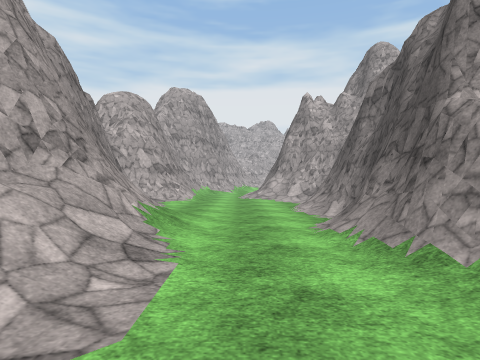
View 1 (above)

18 first-person views from a walk through a scene from a Unity 3-D project. The camera is 1.3 m above the floor, looks level and sees 75° across. The floor is counted in squares, 2 m on a side. Each view is taken from the middle of a square. On the plan, view 1 faces up. The plan holds only what a view shows up to about 10 squares ahead; the rest is blank. The place goes on beyond the plan. The player character is not drawn. Surface patterns are stand-ins for the level's own textures.

View 2
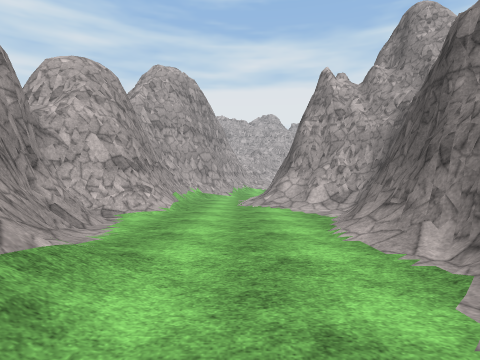

View 3
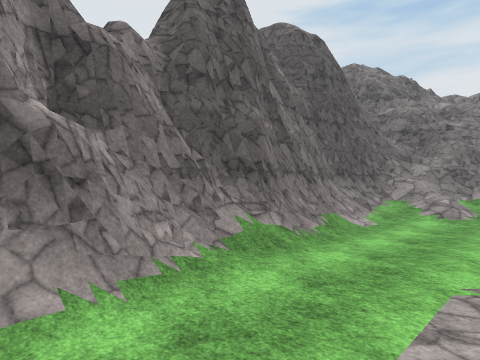

View 4
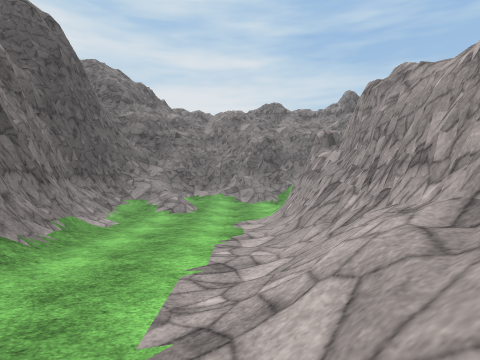

View 5
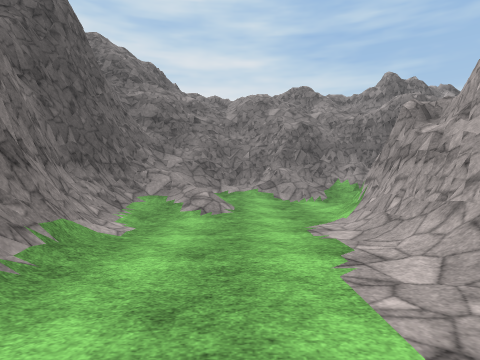

View 6
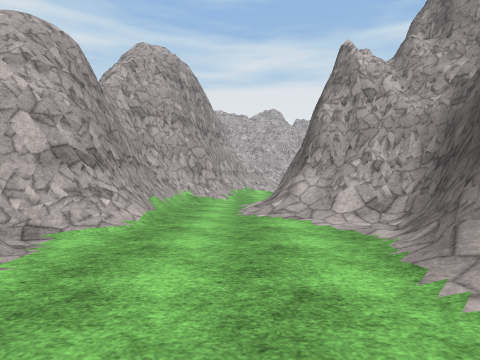

View 7
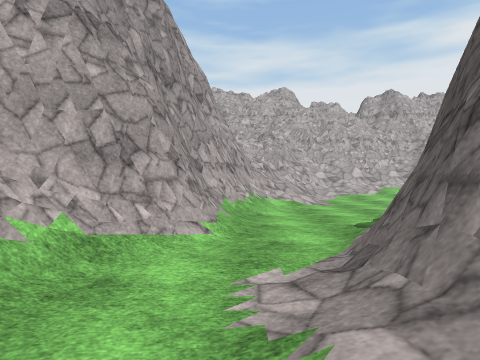

View 8
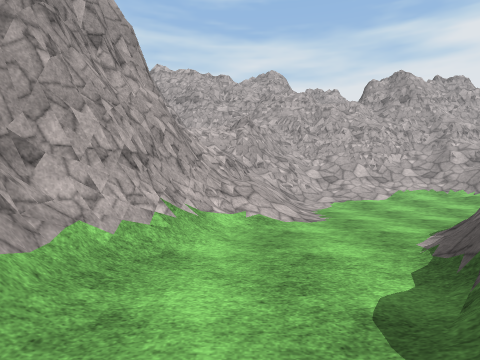

View 9
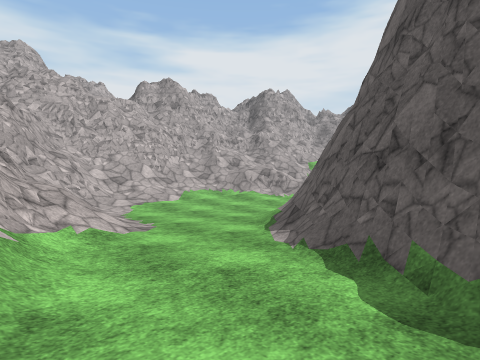

View 10
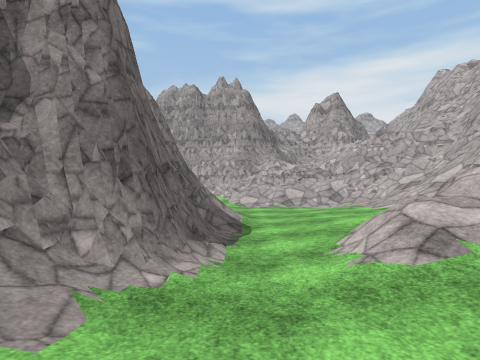

View 11
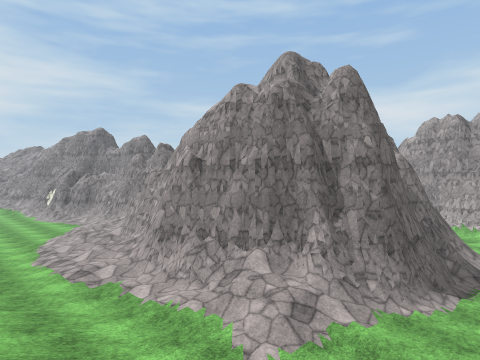

View 12
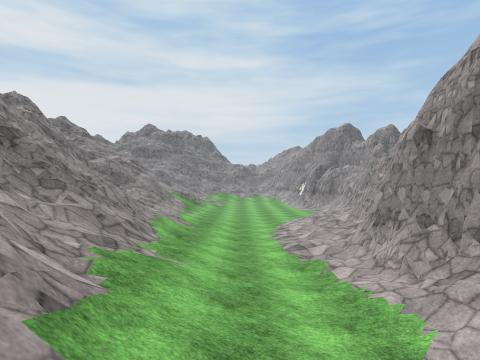

View 13
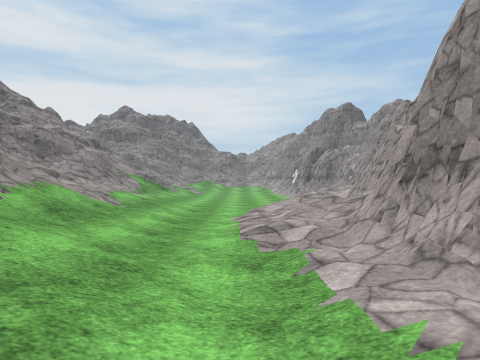

View 14
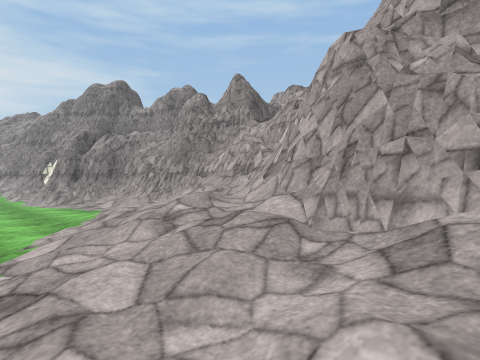

View 15
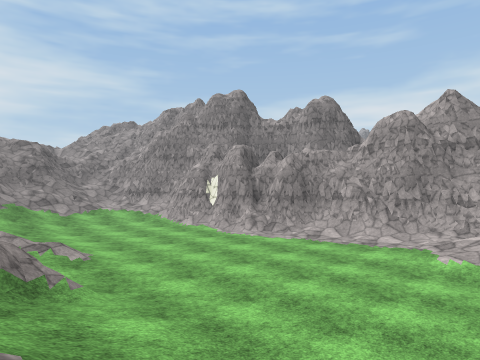

View 16
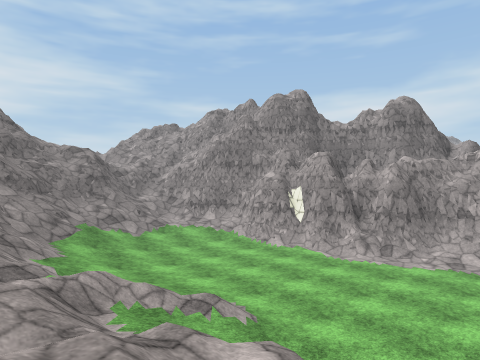

View 17
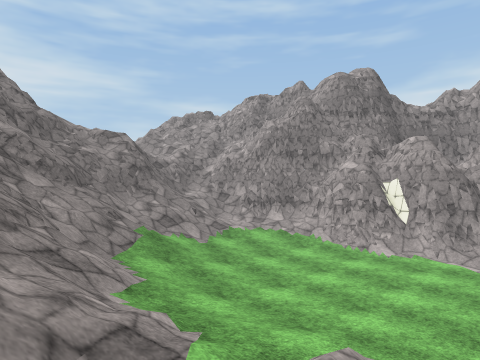

View 18
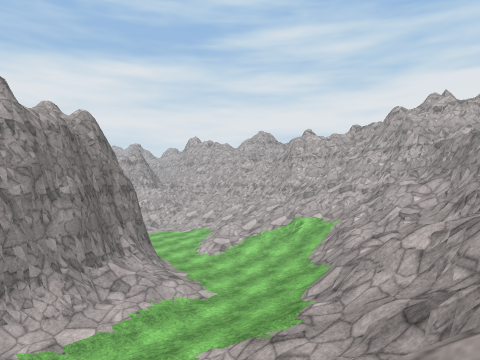

### Floor plan
Key: @ floor where view 1 was taken; # wall or solid block; . main floor; : floor 0.25 m higher than the main floor; + floor 0.5 m higher than the main floor; * floor 0.75 m higher than the main floor; % floor 1 m higher than the main floor; & floor 3.75 m higher than the main floor; $ floor 5.25 m higher than the main floor; / step, stairs or slope; = window, fence, low wall or low ledge; v drop or lower ground.
Columns run from 6 left of view 1 to 21 right of it. Each row starts with its distance up from view 1.
 25         ###
 24        ##//////      #
 23       ##=//////     /###
 22        =/::++/     ////#
 21       #=/..::+/// /////#
 20       #//....::/++/////#
 19       #//..//...::+////=
 18       #/../#####/+:////#
 17      ##../##   ##%/+///=#
 16      #/..##     #/++////#
 15      #/.##      ##+:+%//##
 14     ##./#        #/:+//==#
 13     #..##       ##++:////
 12     #..##       #/*+:////$#
 11     #../##      #//::+//=##
 10     #.../#     ##%/:.+/// ##
  9    ##.../#    ##///..////=
  8    #....##    #//*/..+///=
  7    #....##    #/*/...+ ///=
  6    ##...#     #///...:
  5     #/..#     #+:....://
  4     #/..#     #/.....:///
  3    ##/..#     #/......=//
  2    #//..#     #/.....:///
  1    #/...#     ##/....////
  0    #/.@.#      ##....+///
 -1    #=...##     ##....://
 -2    ##...##      #/...://=
 -3    ##.../#      #/..:///&
 -4    #/.///#      #/++////
 -5     .:://#      #/*////#
 -6    /////=#      ##//==##
 -7    =#=####        /=###
 -8 vv#####            ##

Positions as (right, up) in squares from view 1, and headings:
1: (0, 0), facing up
2: (0, 3), facing up
3: (-1, 4), facing down-right
4: (-1, 4), facing down
5: (0, 2), facing down
6: (0, 5), facing up
7: (0, 11), facing up
8: (1, 14), facing up
9: (0, 15), facing up-right
10: (12, 19), facing left
11: (15, 20), facing down-left
12: (14, 20), facing down
13: (13, 17), facing down
14: (13, 12), facing down-left
15: (17, 7), facing down-left
16: (18, 4), facing down-left
17: (18, 1), facing down-left
18: (18, 13), facing up-left
